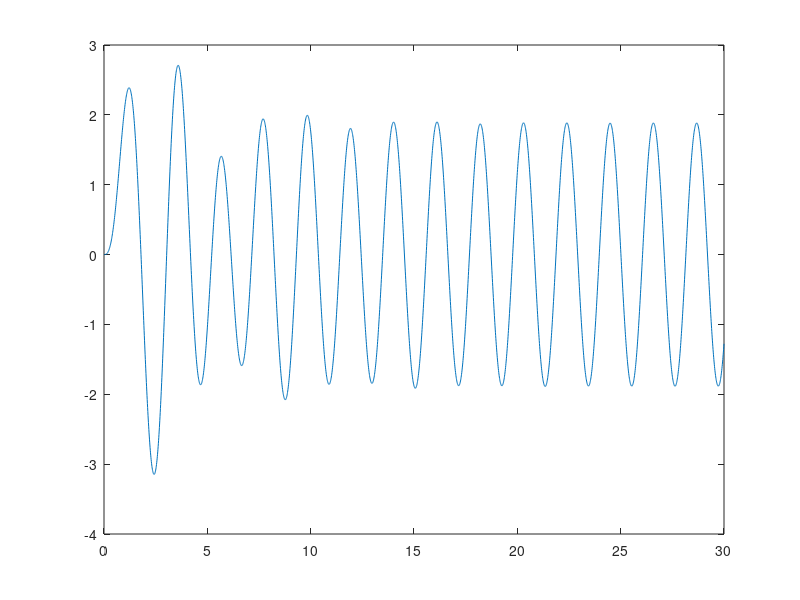

Here is the MATLAB script that generated this plot:
# El ejercicio se encuentra en la guia de estudio, página 107 del pdf
# es un ejercicio de reducción de orden

function ejericicio_practica


  ti = 0.0;  # Tiempo inicial
  tf = 30.0; # Tiempo final
  dt = 1e-2;
  t = ti : dt : tf;

  A = [0, 1; -4, -0.6];

  y = [[0; 0]];
  w = 1.0;
  for i = 2 : length(t)

    yk = y(:, i - 1);

    # 1) Calculates slope
    bk = [0; 10.0 * sin(3 * t(i-1))];
    current_slope = A * yk + bk;

    # 2) Use slope to calculate K1
    k1 = dt * current_slope;

    # 3) With K1 calculates YG
    yg = yk + k1 * (1.0 / (2.0 * w));

    # 4) With YG calculates K2
    # First calculate slope with YG
    bk_next = [0; 10.0 * sin(3 * t(i))];
    next_slope = A * yg + bk_next;
    k2 = dt * next_slope;

    # 5) Calculates next y
    y(:, i) = yk + (1.0 - w) * k1 + w * k2;

  endfor

  plot(t, y(1, : ));
  #plot(y(2, : ), y(1, : ));

endfunction
